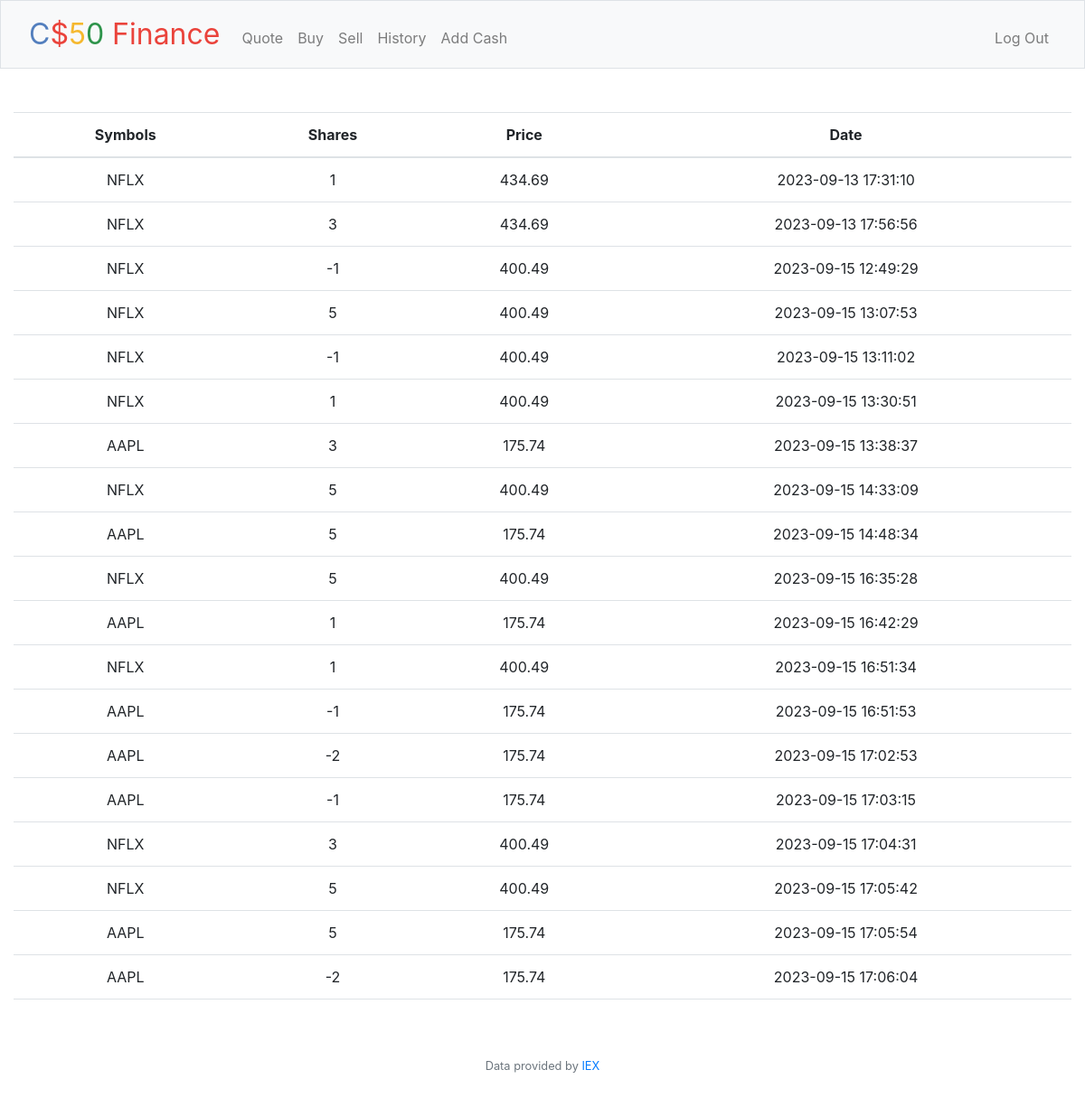
Screenshot of /history (signed in) with the database file from the repository.
### tables this page shows
CREATE TABLE 'transactions' ('id' INTEGER PRIMARY KEY AUTOINCREMENT NOT NULL, 'user_id' INTEGER, 'symbol' TEXT, 'shares' INTEGER, 'price' REAL, 'date' DATETIME);

### app.py (the view)
@app.route("/history")
@login_required
def history():
    user_id = session["user_id"]
    transactions_db = db.execute("SELECT * FROM transactions WHERE user_id = :id", id=user_id)
    return render_template("history.html", transactions = transactions_db)

### app.py (called while the page is built)
@app.after_request
def after_request(response):
    response.headers["Cache-Control"] = "no-cache, no-store, must-revalidate"
    response.headers["Expires"] = 0
    response.headers["Pragma"] = "no-cache"
    return response

### helpers.py (called while the page is built)
def login_required(f):
    @wraps(f)
    def decorated_function(*args, **kwargs):
        if session.get("user_id") is None:
            return redirect("/login")
        return f(*args, **kwargs)
    return decorated_function

### templates/history.html (shortened to what this page needs)
{% extends "layout.html" %}
{% block main %}
    <table class="table">
        <thead>
            <tr>
                <th scope="col">Symbols</th>
                <th scope="col">Shares</th>
                <th scope="col">Price</th>
                <th scope="col">Date</th>
            </tr>
        </thead>
        <tbody>
            {% for row in transactions  %}
                <tr>
                    <td>{{ row["symbol"] }}</td>
                    <td>{{ row["shares"] }}</td>
                    <td>{{ row["price"] }}</td>
                    <td>{{ row["date"] }}</td>
                </tr>
            {% endfor %}
        </tbody>
    </table>
{% endblock %}

### templates/layout.html (shortened to what this page needs)
<!DOCTYPE html>
<html lang="en">
    <head>
        <link href="https://cdn.jsdelivr.net/npm/bootstrap@5.1.3/dist/css/bootstrap.min.css" rel="stylesheet">
        <link href="/static/styles.css" rel="stylesheet">
        <link rel="stylesheet" href="https://cdn.jsdelivr.net/npm/bootstrap@4.1.3/dist/css/bootstrap.min.css">
    </head>
    <body>
        <nav class="bg-light border navbar navbar-expand-md navbar-light">
            <div class="container-fluid">
                <a class="navbar-brand" href="/"><span class="blue">C</span><span class="red">$</span><span class="yellow">5</span><span class="green">0</span> <span class="red">Finance</span></a>
                <div class="collapse navbar-collapse" id="navbar">
                    {% if session["user_id"] %}
                        <ul class="navbar-nav me-auto mt-2">
                            <li class="nav-item"><a class="nav-link" href="/quote">Quote</a></li>
                            <li class="nav-item"><a class="nav-link" href="/buy">Buy</a></li>
                            <li class="nav-item"><a class="nav-link" href="/sell">Sell</a></li>
                            <li class="nav-item"><a class="nav-link" href="/history">History</a></li>
                            <li class="nav-item"><a class="nav-link" href="/add_cash">Add Cash</a></li>
                        </ul>
                        <ul class="navbar-nav ms-auto mt-2">
                            <li class="nav-item"><a class="nav-link" href="/logout">Log Out</a></li>
                        </ul>
                    {% else %}
                        <ul class="navbar-nav ms-auto mt-2">
                            <li class="nav-item"><a class="nav-link" href="/register">Register</a></li>
                            <li class="nav-item"><a class="nav-link" href="/login">Log In</a></li>
                        </ul>
                    {% endif %}
                </div>
            </div>
        </nav>
        <main class="container-fluid py-5 text-center">
            {% block main %}{% endblock %}
        </main>
        <footer class="mb-5 small text-center text-muted">
            Data provided by <a href="https://iexcloud.io/">IEX</a>
        </footer>
    </body>
</html>

### static/styles.css (style rules this page uses)
nav .navbar-brand { font-size: xx-large; }
nav .navbar-brand .blue { color: #537fbe; }
nav .navbar-brand .red { color: #ea433b; }
nav .navbar-brand .yellow { color: #f5b82e; }
nav .navbar-brand .green { color: #2e944b; }

### rows the page displays
transactions: symbol "NFLX", shares "1", price "434.69", date "2023-09-13 17:31:10"
transactions: symbol "NFLX", shares "3", price "434.69", date "2023-09-13 17:56:56"
transactions: symbol "NFLX", shares "-1", price "400.49", date "2023-09-15 12:49:29"
transactions: symbol "NFLX", shares "5", price "400.49", date "2023-09-15 13:07:53"
transactions: symbol "NFLX", shares "-1", price "400.49", date "2023-09-15 13:11:02"
transactions: symbol "NFLX", shares "1", price "400.49", date "2023-09-15 13:30:51"
transactions: symbol "AAPL", shares "3", price "175.74", date "2023-09-15 13:38:37"
transactions: symbol "NFLX", shares "5", price "400.49", date "2023-09-15 14:33:09"
transactions: symbol "AAPL", shares "5", price "175.74", date "2023-09-15 14:48:34"
transactions: symbol "NFLX", shares "5", price "400.49", date "2023-09-15 16:35:28"
transactions: symbol "AAPL", shares "1", price "175.74", date "2023-09-15 16:42:29"
transactions: symbol "NFLX", shares "1", price "400.49", date "2023-09-15 16:51:34"
transactions: symbol "AAPL", shares "-1", price "175.74", date "2023-09-15 16:51:53"
transactions: symbol "AAPL", shares "-2", price "175.74", date "2023-09-15 17:02:53"
transactions: symbol "AAPL", shares "-1", price "175.74", date "2023-09-15 17:03:15"
transactions: symbol "NFLX", shares "3", price "400.49", date "2023-09-15 17:04:31"
transactions: symbol "NFLX", shares "5", price "400.49", date "2023-09-15 17:05:42"
transactions: symbol "AAPL", shares "5", price "175.74", date "2023-09-15 17:05:54"
transactions: symbol "AAPL", shares "-2", price "175.74", date "2023-09-15 17:06:04"
